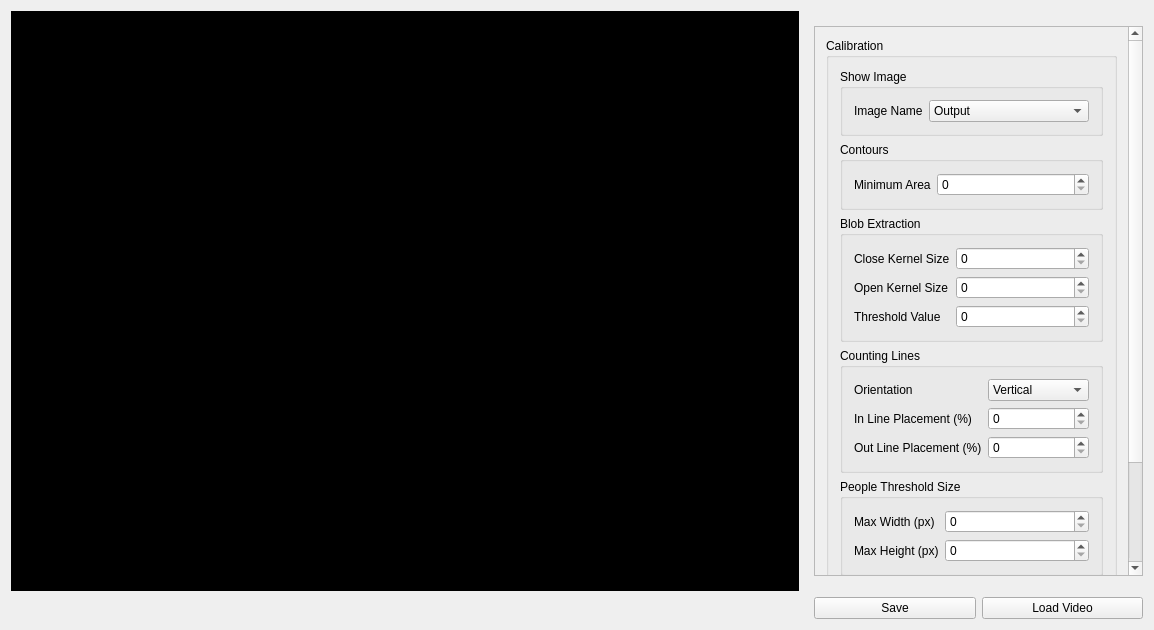
<?xml version="1.0" encoding="UTF-8"?>
<ui version="4.0">
 <class>PeopleCountQTClass</class>
 <widget class="QMainWindow" name="PeopleCountQTClass">
  <property name="geometry">
   <rect>
    <x>0</x>
    <y>0</y>
    <width>1154</width>
    <height>630</height>
   </rect>
  </property>
  <property name="windowTitle">
   <string>PeopleCountQT</string>
  </property>
  <property name="toolButtonStyle">
   <enum>Qt::ToolButtonTextOnly</enum>
  </property>
  <property name="tabShape">
   <enum>QTabWidget::Rounded</enum>
  </property>
  <widget class="QWidget" name="centralWidget">
   <property name="sizePolicy">
    <sizepolicy hsizetype="Expanding" vsizetype="Expanding">
     <horstretch>0</horstretch>
     <verstretch>0</verstretch>
    </sizepolicy>
   </property>
   <property name="styleSheet">
    <string notr="true"/>
   </property>
   <layout class="QGridLayout" name="gridLayout_2">
    <property name="horizontalSpacing">
     <number>15</number>
    </property>
    <item row="3" column="1">
     <widget class="QScrollArea" name="scrollArea">
      <property name="sizePolicy">
       <sizepolicy hsizetype="Fixed" vsizetype="Fixed">
        <horstretch>0</horstretch>
        <verstretch>0</verstretch>
       </sizepolicy>
      </property>
      <property name="minimumSize">
       <size>
        <width>300</width>
        <height>550</height>
       </size>
      </property>
      <property name="verticalScrollBarPolicy">
       <enum>Qt::ScrollBarAlwaysOn</enum>
      </property>
      <property name="widgetResizable">
       <bool>true</bool>
      </property>
      <widget class="QWidget" name="scrollAreaWidgetContents_3">
       <property name="geometry">
        <rect>
         <x>0</x>
         <y>0</y>
         <width>281</width>
         <height>621</height>
        </rect>
       </property>
       <layout class="QVBoxLayout" name="verticalLayout_3">
        <item>
         <widget class="QGroupBox" name="groupBox_13">
          <property name="title">
           <string>Calibration</string>
          </property>
          <layout class="QVBoxLayout" name="verticalLayout_4">
           <item>
            <widget class="QGroupBox" name="groupBox_19">
             <property name="title">
              <string>Show Image</string>
             </property>
             <layout class="QFormLayout" name="formLayout_6">
              <item row="0" column="0">
               <widget class="QLabel" name="label_2">
                <property name="text">
                 <string>Image Name</string>
                </property>
               </widget>
              </item>
              <item row="0" column="1">
               <widget class="QComboBox" name="imageName">
                <item>
                 <property name="text">
                  <string>Output</string>
                 </property>
                </item>
                <item>
                 <property name="text">
                  <string>Threshold</string>
                 </property>
                </item>
                <item>
                 <property name="text">
                  <string>Background Subtraction</string>
                 </property>
                </item>
                <item>
                 <property name="text">
                  <string>Morph Open</string>
                 </property>
                </item>
                <item>
                 <property name="text">
                  <string>Morph Close</string>
                 </property>
                </item>
               </widget>
              </item>
             </layout>
            </widget>
           </item>
           <item>
            <widget class="QGroupBox" name="groupBox_14">
             <property name="title">
              <string>Contours</string>
             </property>
             <layout class="QFormLayout" name="formLayout">
              <item row="1" column="0">
               <widget class="QLabel" name="label_24">
                <property name="text">
                 <string>Minimum Area</string>
                </property>
               </widget>
              </item>
              <item row="1" column="1">
               <widget class="QSpinBox" name="minArea">
                <property name="maximum">
                 <number>1000</number>
                </property>
                <property name="value">
                 <number>0</number>
                </property>
               </widget>
              </item>
             </layout>
            </widget>
           </item>
           <item>
            <widget class="QGroupBox" name="groupBox_15">
             <property name="title">
              <string>Blob Extraction</string>
             </property>
             <layout class="QFormLayout" name="formLayout_2">
              <item row="1" column="0">
               <widget class="QLabel" name="label_25">
                <property name="text">
                 <string>Close Kernel Size</string>
                </property>
               </widget>
              </item>
              <item row="3" column="0">
               <widget class="QLabel" name="label_26">
                <property name="text">
                 <string>Open Kernel Size</string>
                </property>
               </widget>
              </item>
              <item row="5" column="0">
               <widget class="QLabel" name="label_27">
                <property name="text">
                 <string>Threshold Value</string>
                </property>
               </widget>
              </item>
              <item row="1" column="1">
               <widget class="QSpinBox" name="closeKernelSize">
                <property name="maximum">
                 <number>30</number>
                </property>
                <property name="value">
                 <number>0</number>
                </property>
               </widget>
              </item>
              <item row="3" column="1">
               <widget class="QSpinBox" name="openKernelSize">
                <property name="maximum">
                 <number>30</number>
                </property>
                <property name="value">
                 <number>0</number>
                </property>
               </widget>
              </item>
              <item row="5" column="1">
               <widget class="QSpinBox" name="thresholdValue">
                <property name="maximum">
                 <number>255</number>
                </property>
                <property name="value">
                 <number>0</number>
                </property>
               </widget>
              </item>
             </layout>
            </widget>
           </item>
           <item>
            <widget class="QGroupBox" name="groupBox_16">
             <property name="title">
              <string>Counting Lines</string>
             </property>
             <layout class="QFormLayout" name="formLayout_3">
              <item row="0" column="0">
               <widget class="QLabel" name="label_28">
                <property name="text">
                 <string>Orientation</string>
                </property>
               </widget>
              </item>
              <item row="3" column="0">
               <widget class="QLabel" name="label_29">
                <property name="text">
                 <string>In Line Placement (%)</string>
                </property>
               </widget>
              </item>
              <item row="5" column="0">
               <widget class="QLabel" name="label_30">
                <property name="text">
                 <string>Out Line Placement (%)</string>
                </property>
               </widget>
              </item>
              <item row="0" column="1">
               <widget class="QComboBox" name="orientation">
                <property name="currentText">
                 <string>Vertical</string>
                </property>
                <item>
                 <property name="text">
                  <string>Vertical</string>
                 </property>
                </item>
                <item>
                 <property name="text">
                  <string>Horizontal</string>
                 </property>
                </item>
               </widget>
              </item>
              <item row="3" column="1">
               <widget class="QSpinBox" name="inLinePercentage">
                <property name="maximum">
                 <number>100</number>
                </property>
                <property name="value">
                 <number>0</number>
                </property>
               </widget>
              </item>
              <item row="5" column="1">
               <widget class="QSpinBox" name="outLinePercentage">
                <property name="maximum">
                 <number>100</number>
                </property>
                <property name="value">
                 <number>0</number>
                </property>
               </widget>
              </item>
             </layout>
            </widget>
           </item>
           <item>
            <widget class="QGroupBox" name="groupBox_17">
             <property name="sizePolicy">
              <sizepolicy hsizetype="MinimumExpanding" vsizetype="MinimumExpanding">
               <horstretch>0</horstretch>
               <verstretch>0</verstretch>
              </sizepolicy>
             </property>
             <property name="title">
              <string>People Threshold Size</string>
             </property>
             <layout class="QFormLayout" name="formLayout_4">
              <item row="1" column="0">
               <widget class="QLabel" name="label_31">
                <property name="text">
                 <string>Max Width (px)</string>
                </property>
               </widget>
              </item>
              <item row="3" column="0">
               <widget class="QLabel" name="label_32">
                <property name="text">
                 <string>Max Height (px)</string>
                </property>
               </widget>
              </item>
              <item row="1" column="1">
               <widget class="QSpinBox" name="maxWidth">
                <property name="maximum">
                 <number>500</number>
                </property>
                <property name="value">
                 <number>0</number>
                </property>
               </widget>
              </item>
              <item row="3" column="1">
               <widget class="QSpinBox" name="maxHeight">
                <property name="maximum">
                 <number>500</number>
                </property>
                <property name="value">
                 <number>0</number>
                </property>
               </widget>
              </item>
             </layout>
            </widget>
           </item>
           <item>
            <widget class="QGroupBox" name="groupBox_18">
             <property name="title">
              <string>Server Settings</string>
             </property>
             <layout class="QFormLayout" name="formLayout_5">
              <item row="1" column="0">
               <widget class="QLabel" name="label_33">
                <property name="text">
                 <string>IP Address</string>
                </property>
               </widget>
              </item>
              <item row="3" column="0">
               <widget class="QLabel" name="label_34">
                <property name="text">
                 <string>Port</string>
                </property>
               </widget>
              </item>
              <item row="1" column="1">
               <widget class="QLineEdit" name="ipAddress">
                <property name="inputMask">
                 <string>000.000.000.000;_</string>
                </property>
               </widget>
              </item>
              <item row="3" column="1">
               <widget class="QSpinBox" name="portNumber">
                <property name="maximum">
                 <number>65536</number>
                </property>
                <property name="value">
                 <number>0</number>
                </property>
               </widget>
              </item>
             </layout>
            </widget>
           </item>
          </layout>
         </widget>
        </item>
       </layout>
      </widget>
     </widget>
    </item>
    <item row="3" column="0">
     <widget class="QLabel" name="label">
      <property name="sizePolicy">
       <sizepolicy hsizetype="MinimumExpanding" vsizetype="MinimumExpanding">
        <horstretch>0</horstretch>
        <verstretch>0</verstretch>
       </sizepolicy>
      </property>
      <property name="minimumSize">
       <size>
        <width>720</width>
        <height>480</height>
       </size>
      </property>
      <property name="styleSheet">
       <string notr="true">Background-color: #000;</string>
      </property>
      <property name="text">
       <string/>
      </property>
     </widget>
    </item>
    <item row="5" column="1" rowspan="2">
     <layout class="QHBoxLayout" name="horizontalLayout">
      <item>
       <widget class="QPushButton" name="pushButton">
        <property name="text">
         <string>Save</string>
        </property>
       </widget>
      </item>
      <item>
       <widget class="QPushButton" name="loadVideo">
        <property name="text">
         <string>Load Video</string>
        </property>
       </widget>
      </item>
     </layout>
    </item>
   </layout>
  </widget>
  <widget class="QMenuBar" name="menuBar">
   <property name="geometry">
    <rect>
     <x>0</x>
     <y>0</y>
     <width>1154</width>
     <height>21</height>
    </rect>
   </property>
  </widget>
 </widget>
 <layoutdefault spacing="6" margin="11"/>
 <resources>
  <include location="PeopleCountQT.qrc"/>
 </resources>
 <connections/>
</ui>
